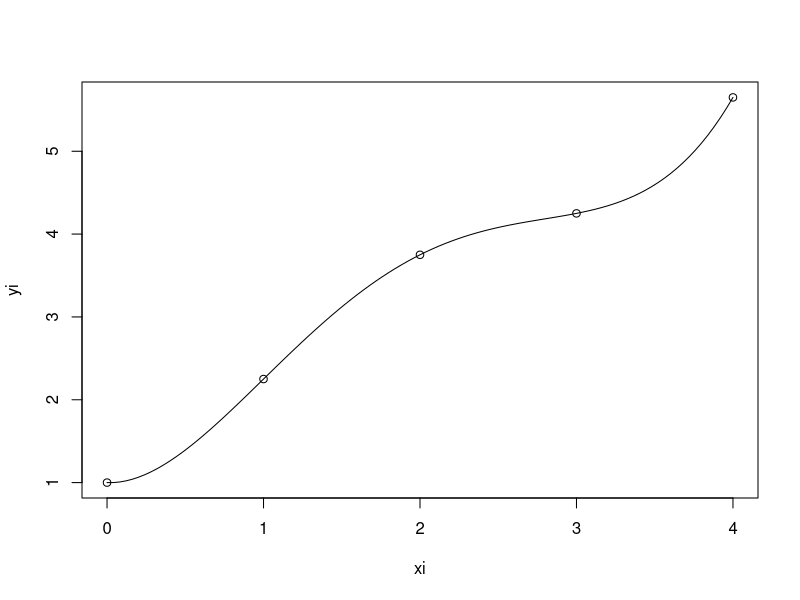

Generate this figure with R:
#No 1 D
library(pracma)
Y<-c(40,46,44,55,49)
X<-c(50,51,52,53,54)

data<-lm(Y ~ X)
summary(data)

#NO 2 B
predict(data, data.frame(X = 55))

#No 3 C
library(polynom)
xi <- c(0, 1, 2, 3, 4)
yi <- c(1, 2.25, 3.75, 4.25, 5.65)

dat <- data.frame(cbind(xi, yi))
poly.calc(xi, yi)

#No 4 B
f1 <- function(x){
  1 - 0.07916667*x + 2.19375*x^2 - 0.9958333*x^3 + 0.13125*x^4
}
f1(2.75)

#No 5 C
plot(xi, yi)
curve(f1, add = TRUE)

#No 6 C
bi <- function(a, b) {
  re <- 3
  pn <- (a + b) / 2
  
  while(re >= 0.0001) {
    print(paste(a, b, pn, fx(pn), fx(a), re, sep=" "))
    p <- pn
    if (sign(g(p)) == sign(g(a))) {
      a <- p
    } else {
      b <- p
    }
    pn <- (a + b) / 2
    re <- abs(pn-p) / abs(pn)
  }
}

#NO 7 D
#NO 8 C
#NO 9 B
#NO 10 B

#No 11 A
library("pracma")
f <- function(x) x^2 - 6    
trapzfun(f, 0, 1)

#No 12 D
library("pracma")
f <- function(x) x^3 + 4*x^2- 10
trapzfun(f, 1, 2)

#No 13 A
h <- 0.1 
x<-seq(0,1, by =h)
f<-function(x){
  return(x^2)
}
f0 <-f(x[1])
fi <-sapply(x[2:10], f)
fn <-f(x[length(x)])

trap<-function(f0, fi, fn, h){
  L<-h*(f0+2*sum(fi)+fn)/2
  return(L)
}
trap(f0, fi,fn, h)

#No 14 B
#nO 15 A